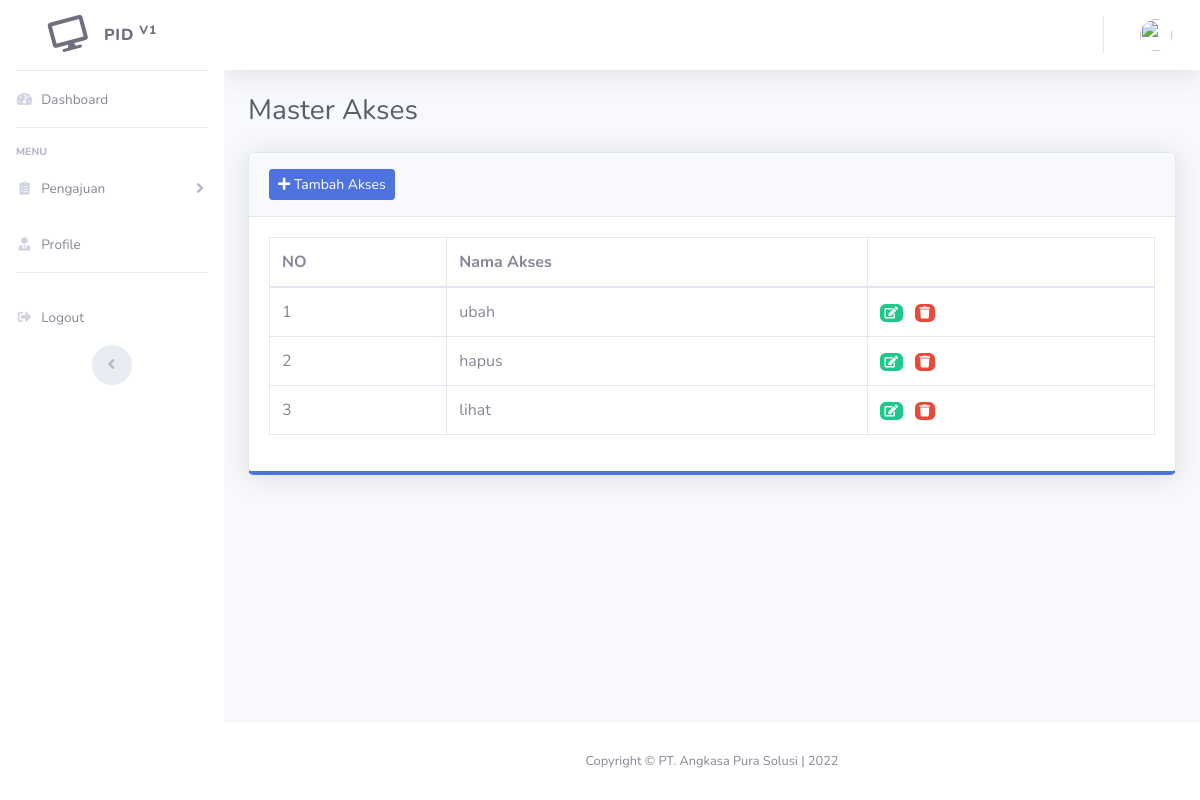
/index.php/master/akses, run on an earlier commit of the app's database.
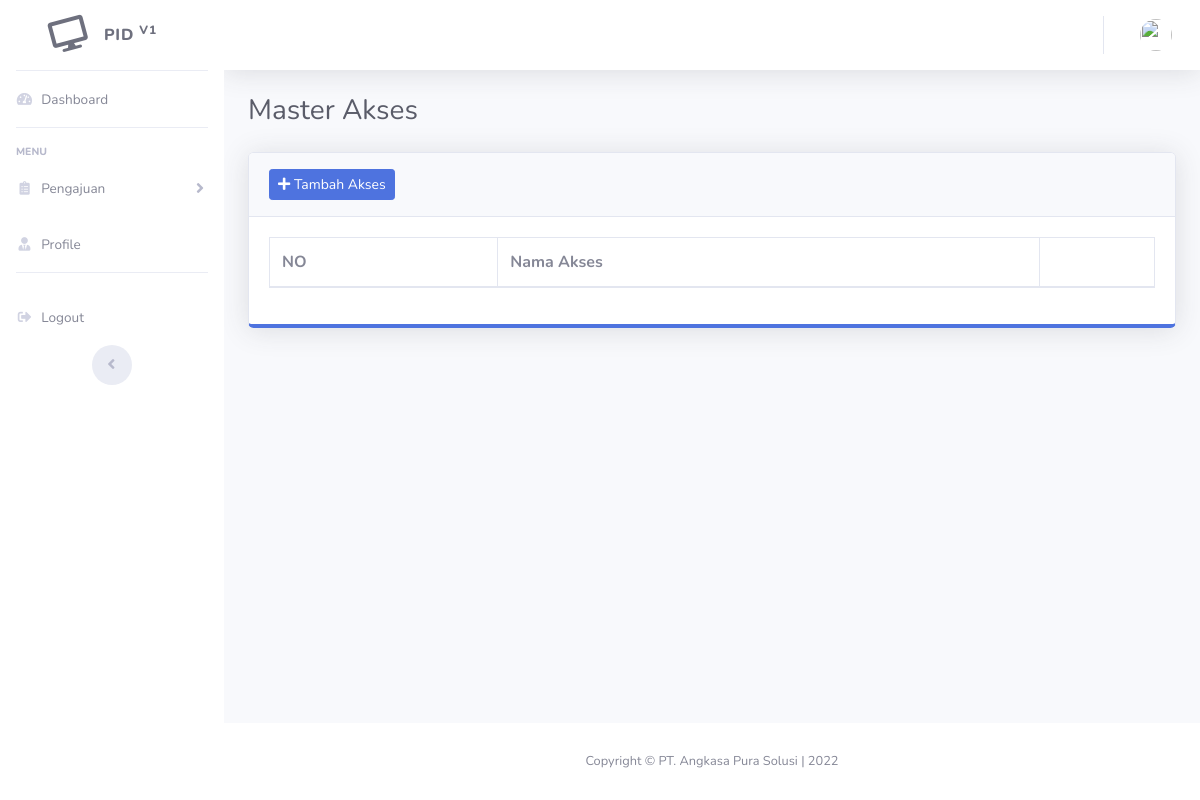
And on a later commit of the database.
### tables this page shows
CREATE TABLE `tb_akses` (
  `id_akses` int(11) NOT NULL,
  `nama_akses` varchar(255) NOT NULL
);

### application/controllers/master/Akses.php (called while the page is built, shortened)
<?php
class Akses extends CI_Controller
{
    public function __construct()
    {
        $this->load->model('Core_Model', 'core');
    }
    public function index()
    {
        $data = [
            'title' => 'Master Akses',
            'list_akses' => $this->core->get('tb_akses', ['select_by' => 'id_akses', 'order_by' => 'DESC']),
        ];
        $this->load->view('layout/header', $data);
        $this->load->view('layout/sidebar');
        $this->load->view('layout/topbar');
        $this->load->view('master/akses/index', $data);
        $this->load->view('layout/footer');
    }
}

### index.php (called while the page is built, shortened)
<?php
require_once BASEPATH.'core/CodeIgniter.php';

### application/models/Core_Model.php (called while the page is built, shortened)
<?php
class Core_Model extends CI_Model
{
	public function get($table, $order = null)
	{
		$this->db->select('*');
		$this->db->from($table);
		if ($order != null) {
			$this->db->order_by($order['select_by'], $order['order_by']);
		}
		return $this->db->get()->result();
	}
}

### application/views/master/akses/index.php (the view)
<div class="container-fluid">
	<div class="d-sm-flex align-items-center justify-content-between mb-4">
		<h1 class="h3 mb-0 text-gray-800"><?= $title ?></h1>
	</div>
	<div class="row">
		<div class="col-lg">
			<div class="card shadow mb-4 border-bottom-primary">
				<div class="card-header py-3">
					<h6 class="m-0 font-weight-bold"><a href="<?= base_url('master/akses/tambah') ?>" class="btn btn-sm btn-primary"><i class="fas fa-plus"></i> Tambah Akses</a></h6>
				</div>
				<div class="card-body">
					<div class="table-responsive">
						<table class="table table-bordered" id="dataTable" width="100%" cellspacing="0">
							<thead>
								<tr>
									<th>NO</th>
									<th>Nama Akses</th>
									<th></th>
								</tr>
							</thead>
							<tbody>
								<?php
								$no = 1;
								foreach ($list_akses as $lr) :
								?>
									<tr>
										<td><?= $no++ ?></td>
										<td><?= $lr->nama_akses ?></td>
										<td>
											<a href="<?=base_url('master/akses/ubah/') . $lr->id_akses;?>" class="badge badge-success mr-2" data-toggle="tooltip" data-placement="left" title="Ubah"><i class="fas fa-edit"></i></a>
											<a href="<?=base_url('master/akses/hapus/') . $lr->id_akses;?>" class="badge badge-danger" data-toggle="tooltip" data-placement="left" title="Hapus"><i class="fas fa-trash"></i></a>
										</td>
									</tr>
								<?php endforeach; ?>
							</tbody>
						</table>
					</div>
				</div>
			</div>
		</div>
	</div>
</div>

What changed in the data, as far as the page shows it:
removed tb_akses: nama_akses "ubah"
removed tb_akses: nama_akses "hapus"
removed tb_akses: nama_akses "lihat"
